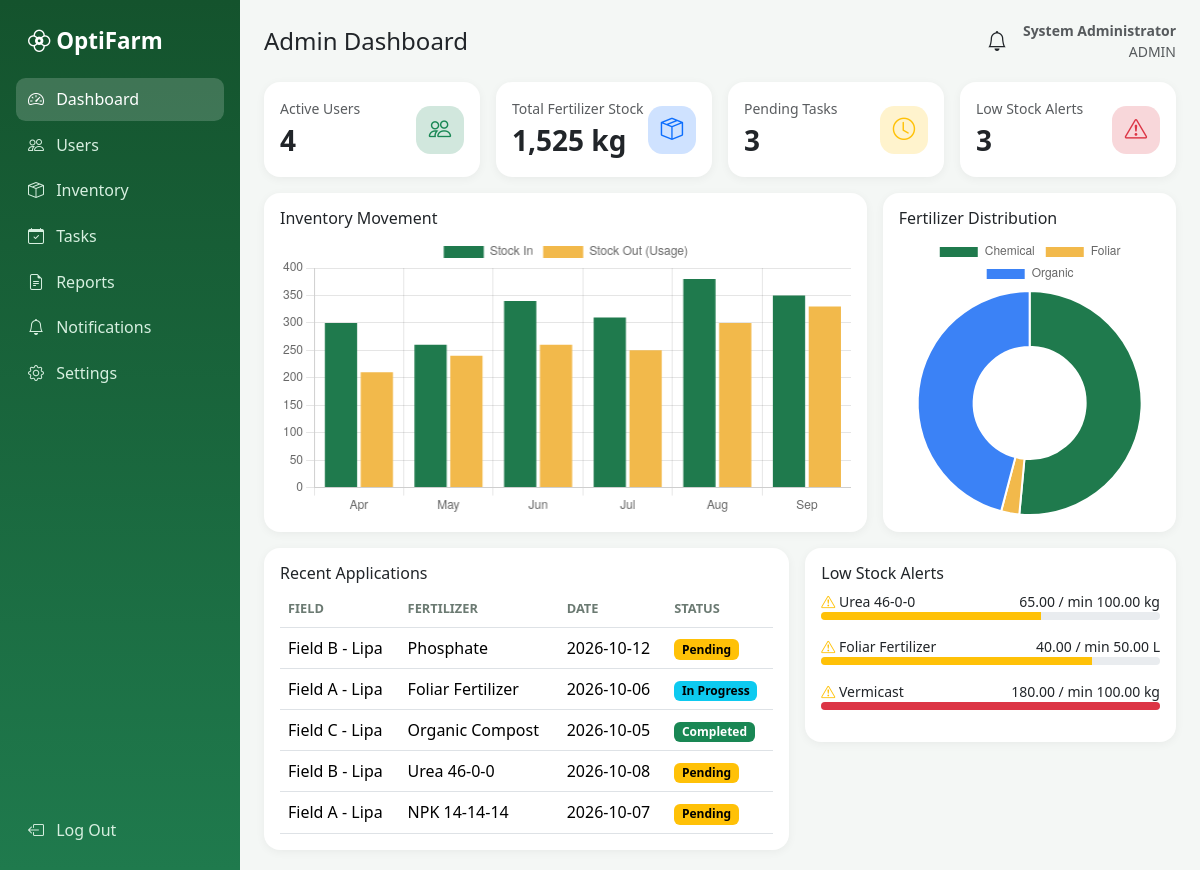
Page /admin/dashboard.php (signed in) on the committed database.
### tables this page shows
CREATE TABLE tasks(id INT AUTO_INCREMENT PRIMARY KEY,field_id INT,fertilizer VARCHAR(80),app_date DATE,app_time TIME,assigned_to INT,note TEXT,app_type VARCHAR(40),qty DECIMAL(10,2),repeat_every VARCHAR(20) DEFAULT 'None',priority ENUM('Low','Medium','High') DEFAULT 'Medium',status ENUM('Pending','In Progress','Completed') DEFAULT 'Pending');

CREATE TABLE fields(id INT AUTO_INCREMENT PRIMARY KEY,name VARCHAR(80),crop VARCHAR(60),status ENUM('Active','Maintenance','Inactive') DEFAULT 'Active');

CREATE TABLE inventory(id INT AUTO_INCREMENT PRIMARY KEY,fertilizer VARCHAR(80),type VARCHAR(40),qty DECIMAL(10,2),unit VARCHAR(10) DEFAULT 'kg',min_qty DECIMAL(10,2) DEFAULT 50,expiry DATE,batch VARCHAR(40),cost DECIMAL(10,2) DEFAULT 0,supplier VARCHAR(100));

### admin/dashboard.php (the view, shortened to what this page needs)
<?php require __DIR__.'/../inc/auth.php'; require __DIR__.'/../inc/layout.php'; need_role('admin');
$users=val("SELECT COUNT(*) FROM users WHERE status='Active'");
$stock=val("SELECT COALESCE(SUM(qty),0) FROM inventory");
$pending=val("SELECT COUNT(*) FROM tasks WHERE status='Pending'");
$inv=rows("SELECT * FROM inventory"); $low=array_filter($inv,fn($r)=>stock_status($r)!='Good');
$recent=rows("SELECT t.*,f.name fname FROM tasks t JOIN fields f ON f.id=t.field_id ORDER BY t.id DESC LIMIT 5");
top('Admin Dashboard'); ?>
<div class="row g-3 mb-3"><?php kpi('Active Users',$users,'bi-people');kpi('Total Fertilizer Stock',number_format($stock).' kg','bi-box-seam','primary');kpi('Pending Tasks',$pending,'bi-clock','warning');kpi('Low Stock Alerts',count($low),'bi-exclamation-triangle','danger');?></div>
<div class="row g-3 mb-3">
 <div class="col-lg-8"><div class="card"><div class="card-body"><h6>Inventory Movement</h6><div class="chart-box"><canvas id="c1"></canvas></div></div></div></div>
 <div class="col-lg-4"><div class="card"><div class="card-body"><h6>Fertilizer Distribution</h6><div class="chart-box"><canvas id="c2"></canvas></div></div></div></div></div>
<div class="row g-3">
 <div class="col-lg-7"><div class="card"><div class="card-body"><h6>Recent Applications</h6><table class="table align-middle mb-0"><thead><tr><th>Field</th><th>Fertilizer</th><th>Date</th><th>Status</th></tr></thead><tbody>
 <?php foreach($recent as $r):?><tr><td><?=e($r['fname'])?></td><td><?=e($r['fertilizer'])?></td><td><?=e($r['app_date'])?></td><td><?=badge($r['status'])?></td></tr><?php endforeach;?></tbody></table></div></div></div>
 <div class="col-lg-5"><div class="card"><div class="card-body"><h6>Low Stock Alerts</h6>
 <?php foreach($low as $r): $p=min(100,round($r['qty']/max($r['min_qty'],1)*100));?>
 <div class="mb-3"><div class="d-flex justify-content-between small"><span><i class="bi bi-exclamation-triangle text-warning"></i> <?=e($r['fertilizer'])?></span><span><?=e($r['qty'].' / min '.$r['min_qty'].' '.$r['unit'])?></span></div>
 <div class="progress" style="height:8px"><div class="progress-bar bg-<?=stock_status($r)=='Expired'?'danger':'warning'?>" style="width:<?=$p?>%"></div></div></div>
 <?php endforeach; if(!$low) echo '<div class="text-muted">All stock levels are healthy.</div>';?></div></div></div></div>
<?php
bottom();

### inc/layout.php (shortened to what this page needs)
<?php
function top($title){
  $u=$_SESSION['user']; $b=BASE_URL;
  $menus=[
   'admin'=>[['Dashboard','admin/dashboard.php','bi-speedometer2'],['Users','admin/users.php','bi-people'],['Inventory','admin/inventory.php','bi-box-seam'],['Tasks','admin/tasks.php','bi-calendar-check'],['Reports','admin/reports.php','bi-file-earmark-text'],['Notifications','notifications.php','bi-bell'],['Settings','settings.php','bi-gear']],
   'bod'=>[['Executive Dashboard','bod/dashboard.php','bi-graph-up-arrow'],['Inventory Status','bod/inventory.php','bi-box-seam'],['Tasks','bod/tasks.php','bi-calendar-check'],['Analytics Insights','bod/analytics.php','bi-lightbulb'],['Notifications','notifications.php','bi-bell'],['Settings','settings.php','bi-gear']],
   'staff'=>[['Dashboard','staff/dashboard.php','bi-speedometer2'],['My Tasks','staff/tasks.php','bi-calendar-check'],['Field Reports','staff/reports.php','bi-clipboard-data'],['Notifications','notifications.php','bi-bell'],['Settings','settings.php','bi-gear']]];
  echo '<!doctype html><html lang="en"><head><meta charset="utf-8"><meta name="viewport" content="width=device-width,initial-scale=1">
  <title>'.e($title).' | OptiFarm</title>
  <link href="https://cdn.jsdelivr.net/npm/bootstrap@5.3.3/dist/css/bootstrap.min.css" rel="stylesheet">
  <link href="https://cdn.jsdelivr.net/npm/bootstrap-icons@1.11.3/font/bootstrap-icons.min.css" rel="stylesheet">
  <link href="'.$b.'/assets/style.css" rel="stylesheet"></head><body>
  <nav class="sidebar" id="sidebar"><div class="brand"><i class="bi bi-flower2"></i> OptiFarm</div><ul class="nav flex-column">';
  foreach($menus[$u['role']] as $m){ $on=(substr($_SERVER['SCRIPT_NAME'],-strlen($m[1]))===$m[1])?' active':'';
    echo '<li><a class="nav-link'.$on.'" href="'.$b.'/'.$m[1].'"><i class="bi '.$m[2].'"></i> '.$m[0].'</a></li>'; }
  echo '</ul><a class="nav-link logout" href="'.$b.'/logout.php"><i class="bi bi-box-arrow-left"></i> Log Out</a></nav>
  <main class="content"><div class="topbar"><button class="btn btn-light d-lg-none" onclick="document.getElementById(\'sidebar\').classList.toggle(\'show\')"><i class="bi bi-list"></i></button>
  <h4 class="m-0">'.e($title).'</h4><div class="ms-auto d-flex align-items-center gap-3"><a href="'.$b.'/notifications.php" class="text-dark fs-5"><i class="bi bi-bell"></i></a>
  <span class="small text-muted text-end"><b>'.e($u['name']).'</b><br>'.strtoupper(e($u['role'])).'</span></div></div>';
}
function bottom(){
  echo '</main><script src="https://cdn.jsdelivr.net/npm/bootstrap@5.3.3/dist/js/bootstrap.bundle.min.js"></script>
  <script src="https://cdn.jsdelivr.net/npm/chart.js@4"></script>'.($GLOBALS['page_js']??'').'</body></html>';
}
function kpi($label,$value,$icon,$color='success'){
  echo '<div class="col-6 col-xl-3"><div class="card kpi h-100"><div class="card-body d-flex justify-content-between align-items-center">
  <div><div class="text-muted small">'.e($label).'</div><div class="fs-3 fw-bold">'.e($value).'</div></div>
  <div class="icon bg-'.$color.'-subtle text-'.$color.'"><i class="bi '.$icon.'"></i></div></div></div></div>';
}

### config.php (shortened to what this page needs)
<?php
try {
  $pdo = new PDO('mysql:host='.DB_HOST.';dbname='.DB_NAME.';charset=utf8mb4',DB_USER,DB_PASS,
    [PDO::ATTR_ERRMODE=>PDO::ERRMODE_EXCEPTION, PDO::ATTR_DEFAULT_FETCH_MODE=>PDO::FETCH_ASSOC]);
} catch (PDOException $e) { die('Database connection failed. Import database.sql and check config.php'); }
function q($s,$p=[]){ global $pdo; $st=$pdo->prepare($s); $st->execute($p); return $st; }
function rows($s,$p=[]){ return q($s,$p)->fetchAll(); }
function val($s,$p=[]){ return q($s,$p)->fetchColumn(); }
function e($v){ return htmlspecialchars((string)$v,ENT_QUOTES,'UTF-8'); }
function stock_status($r){ if($r['expiry']<date('Y-m-d'))return 'Expired'; if($r['qty']<=$r['min_qty'])return 'Low Stock'; return 'Good'; }
function badge($s){
  $c=['Good'=>'success','Completed'=>'success','Active'=>'success','Low Stock'=>'warning','In Progress'=>'info','Pending'=>'warning',
      'Expired'=>'danger','Inactive'=>'secondary','High'=>'danger','Medium'=>'warning','Low'=>'secondary'];
  return '<span class="badge text-bg-'.($c[$s]??'secondary').'">'.e($s).'</span>';
}

### assets/style.css (style rules this page uses)
:root { --g:#1f7a4d;--gd:#14532d;--bg:#f4f7f5 }
body { background:var(--bg);font-family:'Segoe UI',system-ui,sans-serif }
.sidebar { position:fixed;inset:0 auto 0 0;width:240px;background:linear-gradient(180deg,#14532d,#1f7a4d);padding:1rem;display:flex;flex-direction:column;z-index:100;transition:.2s }
.sidebar .brand { color:#fff;font-size:1.4rem;font-weight:700;padding:.5rem .75rem 1.25rem }
.sidebar .nav-link { color:#d7efe0;border-radius:.6rem;padding:.6rem .75rem;margin-bottom:.15rem }
.sidebar .nav-link:hover,.sidebar .nav-link.active { background:rgba(255,255,255,.18);color:#fff }
.sidebar .nav-link i { margin-right:.5rem }
.sidebar .logout { margin-top:auto }
.content { margin-left:240px;padding:1.25rem 1.5rem }
.topbar { display:flex;align-items:center;gap:.75rem;margin-bottom:1.25rem }
.card { border:0;border-radius:1rem;box-shadow:0 2px 10px rgba(0,0,0,.05) }
.kpi .icon { width:48px;height:48px;border-radius:.9rem;display:grid;place-items:center;font-size:1.4rem }
.table thead th { font-size:.8rem;text-transform:uppercase;color:#6b7a72 }
.chart-box { position:relative;height:280px }

### rows in the picture
tasks: field.name "Field B - Lipa", fertilizer "Phosphate", app_date "2026-10-12", status "Pending"
tasks: field.name "Field A - Lipa", fertilizer "Foliar Fertilizer", app_date "2026-10-06", status "In Progress"
tasks: field.name "Field C - Lipa", fertilizer "Organic Compost", app_date "2026-10-05", status "Completed"
tasks: field.name "Field B - Lipa", fertilizer "Urea 46-0-0", app_date "2026-10-08", status "Pending"
tasks: field.name "Field A - Lipa", fertilizer "NPK 14-14-14", app_date "2026-10-07", status "Pending"
inventory: fertilizer "Urea 46-0-0", qty+min_qty+unit "65.00 / min 100.00 kg"
inventory: fertilizer "Foliar Fertilizer", qty+min_qty+unit "40.00 / min 50.00 L"
inventory: fertilizer "Vermicast", qty+min_qty+unit "180.00 / min 100.00 kg"

### other values in the picture
$m[0] "Dashboard"
$m[0] "Users"
$m[0] "Inventory"
$m[0] "Tasks"
$m[0] "Reports"
$m[0] "Notifications"
$m[0] "Settings"
$title "Admin Dashboard"
$u['name'] "System Administrator"
$u['role'] "ADMIN"
$label "Active Users Total Fertilizer Stock Pending Tasks Low Stock Alerts"
$value "4 1,525 kg 3 3"
